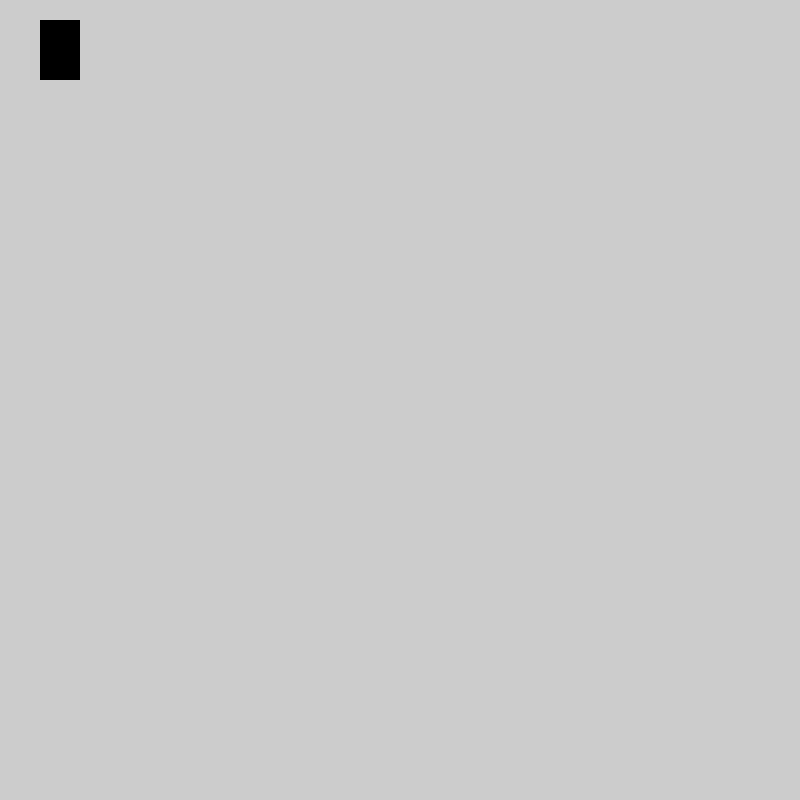
Frame 1 (no input)
Frame 60 (the mouse pressed at the canvas centre just before this capture): identical to frame 1, image omitted
Frame 120 (the mouse held since frame 60 and released just before this capture): identical to frame 1, image omitted

The Processing sketch that drew this single still picture (run headless with seeded random() and noise(); from frame 60 on, the mouse is pressed at the canvas centre):

// Processing sketch: mouse_1
// ── mouse_1.pde
void setup() {
    size(800, 800);
    noStroke();
    fill(0);
}

void draw() {
    background(204);

    if ((mouseX > 40) && (mouseX < 80) && (mouseY > 20) && (mouseY < 80)) {
        fill(255);
    } else {
        fill(0);
    }
    rect(40, 20, 40, 60);
}
